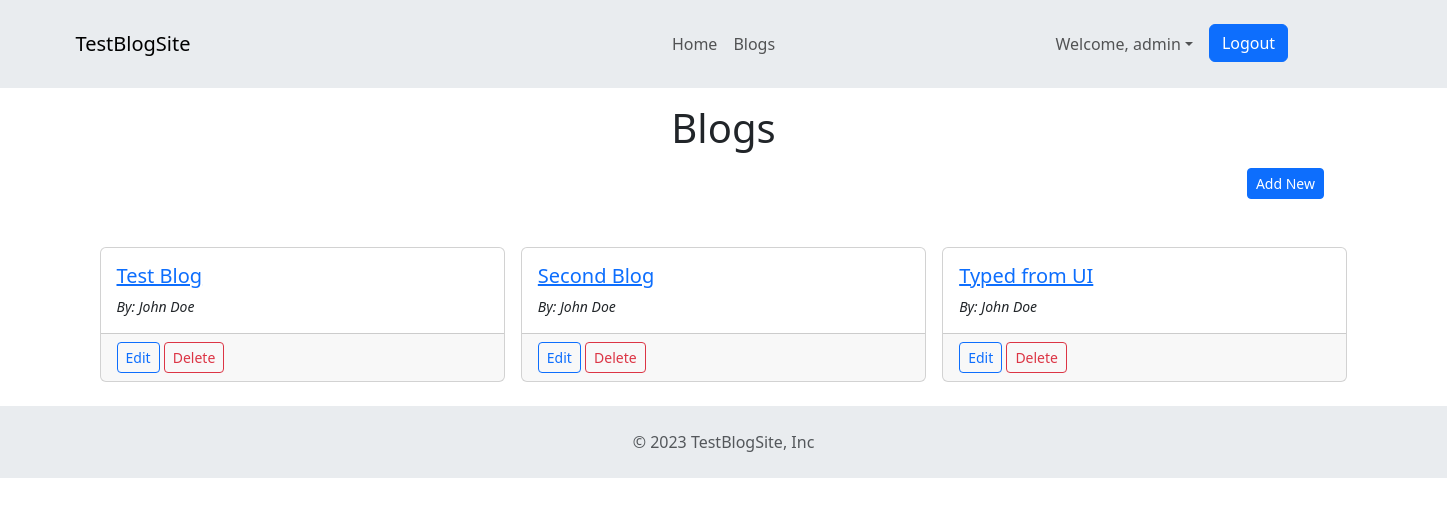
Before: /blogs/ (signed in) with the older database file.
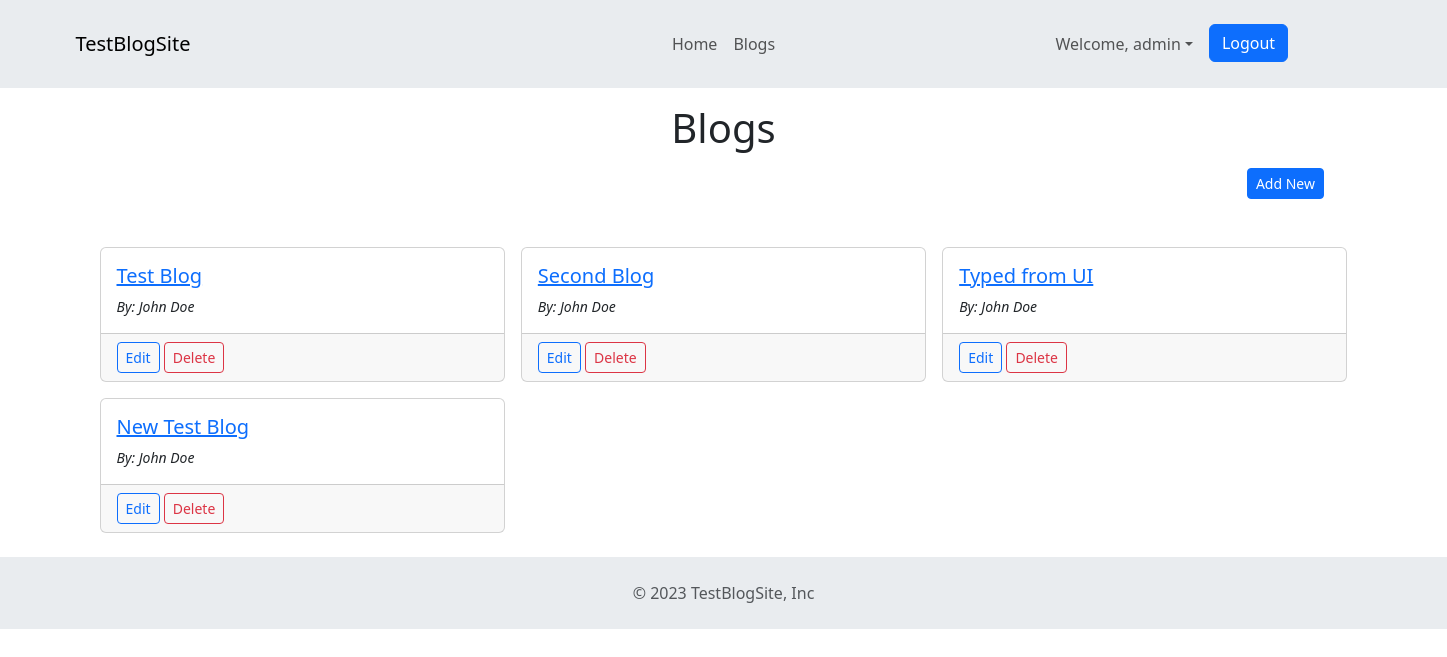
After: the same page with the newer database file.
### blogapp/models.py (models this page shows, shortened)
class BlogContent(models.Model):
    author = models.ForeignKey(Author, on_delete=models.CASCADE)
    blog_title = models.CharField(max_length=99)
    blog_content = models.TextField()

class Author(models.Model):
    author_id = models.IntegerField()
    first_name = models.CharField(max_length=30)
    last_name = models.CharField(max_length=30)
    email_id = models.EmailField()

### blogapp/views.py (the view)
# urls.py: path('blogs/', views.BlogpageView.as_view(), name='blogpage'),
class BlogpageView(mixins.LoginRequiredMixin, ListView):
    login_url = '/auth/login'
    model = BlogContent
    template_name = 'blogpage.html'

### blogapp/templates/blogapp/blogpage.html (shortened to what this page needs)
{% extends 'base.html' %}
{%block content%}
<div class="container text-center mt-3 mb-lg-3">
    <h1> Blogs </h1>
</div>
<div class="container d-md-flex justify-content-end ms-3 mb-lg-3">
    <a href="{% url 'blog-create' %}">
        <button type="button" class="btn btn-sm btn-primary">
        Add New
        </button></a>
</div>
<div class="container justify-content-center mt-3 pt-2">
    <div class="row m-3">
        {% for post in object_list %}
        <div class="col-sm-4 p-2">
            <div class="card">
                <div class="card-body card-link">
                    <a href="{% url 'blog-read' post.pk %}">
                        <h5 class="card-title">{{post.blog_title}}</h5>
                    </a>
                    <p class="card-text small"><i>By: {{post.author.first_name}} {{post.author.last_name}}</i></p>
                </div>
                <div class="card-footer">
                    <a href="{% url 'blog-update' post.pk %}">
                        <button type="button" class="btn btn-sm btn-outline-primary">
                        Edit
                    </button></a>
                    <a href="{% url 'blog-delete' post.pk %}">
                    <button type="button" class="btn btn-sm btn-outline-danger">
                        Delete
                    </button></a>
                </div>
            </div>
        </div>
    {% endfor %}
    </div>
</div>
{%endblock%}

### blogapp/templates/blogapp/base.html (shortened to what this page needs)
{%extends 'base_bootstrap.html'%}
{%block base_content%}
<header>
    <nav class="navbar navbar-expand-lg p-4 mb-2 bg-body-secondary" aria-label="Thirteenth navbar example">
        <div class="container">
            <div class="collapse navbar-collapse d-lg-flex" id="navbarsExample11">
                <a class="navbar-brand col-lg-3 me-0" href="{% url 'home' %}">TestBlogSite</a>
                <ul class="navbar-nav col-lg-6 justify-content-lg-center">
                    <li class="nav-item">
                        <a class="nav-link" href="{% url 'home' %}">Home</a>
                    </li>
                    <li class="nav-item">
                        <a class="nav-link" href="{% url 'blogpage' %}">Blogs</a>
                    </li>
                </ul>
                <ul class="navbar-nav col-lg-6 justify-content-lg-start">
                    {% if user.is_authenticated %}
                    <li class="nav-item dropdown">
                        <a class="nav-link dropdown-toggle" href="#" data-bs-toggle="dropdown"
                            aria-expanded="false">Welcome, {{ user.get_username }}</a>
                    </li>
                    <li>
                        <a href="{% url 'logout' %}?next={%url 'home' %}">
                            <button class="btn btn-primary ms-2">Logout</button>
                        </a>
                    </li>
                    {% endif %}
                </ul>
            </div>
        </div>
    </nav>
</header>
<section>
    {%block content%}{% endblock %}
</section>
<footer class="p-4 mt-2 bg-body-secondary">
    <div class="text-center text-body-secondary">© 2023 TestBlogSite, Inc</div>
</footer>
{%endblock%}

### blogapp/templates/blogapp/base_bootstrap.html (shortened to what this page needs)
<!doctype html>
<html lang="en">
  <head>
    <link href="https://cdn.jsdelivr.net/npm/bootstrap@5.3.1/dist/css/bootstrap.min.css" rel="stylesheet">
  </head>
  <body>
    {%block base_content%}{%endblock%}
  </body>
</html>

Changed rows visible on the page:
added BlogContent: blog_title "New Test Blog", author.first_name "John", author.last_name "Doe"
